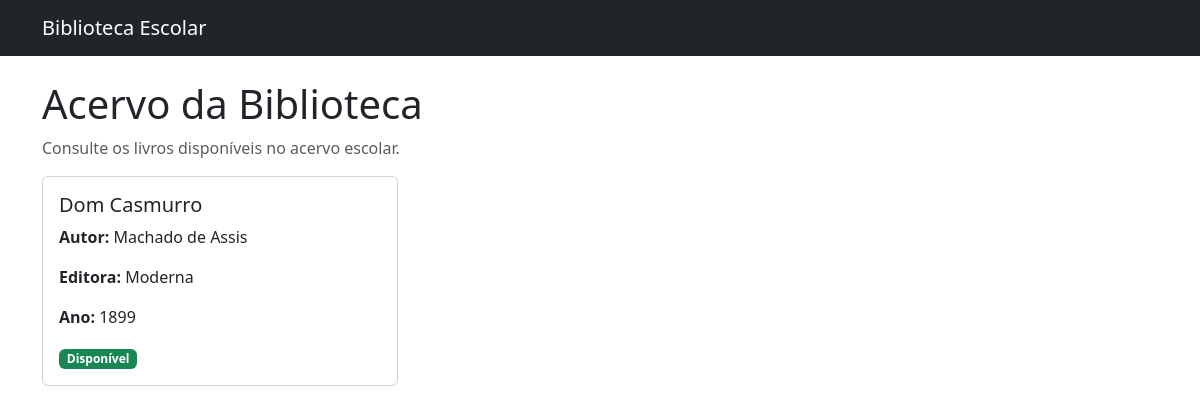
/, run on an earlier commit of the app's database.
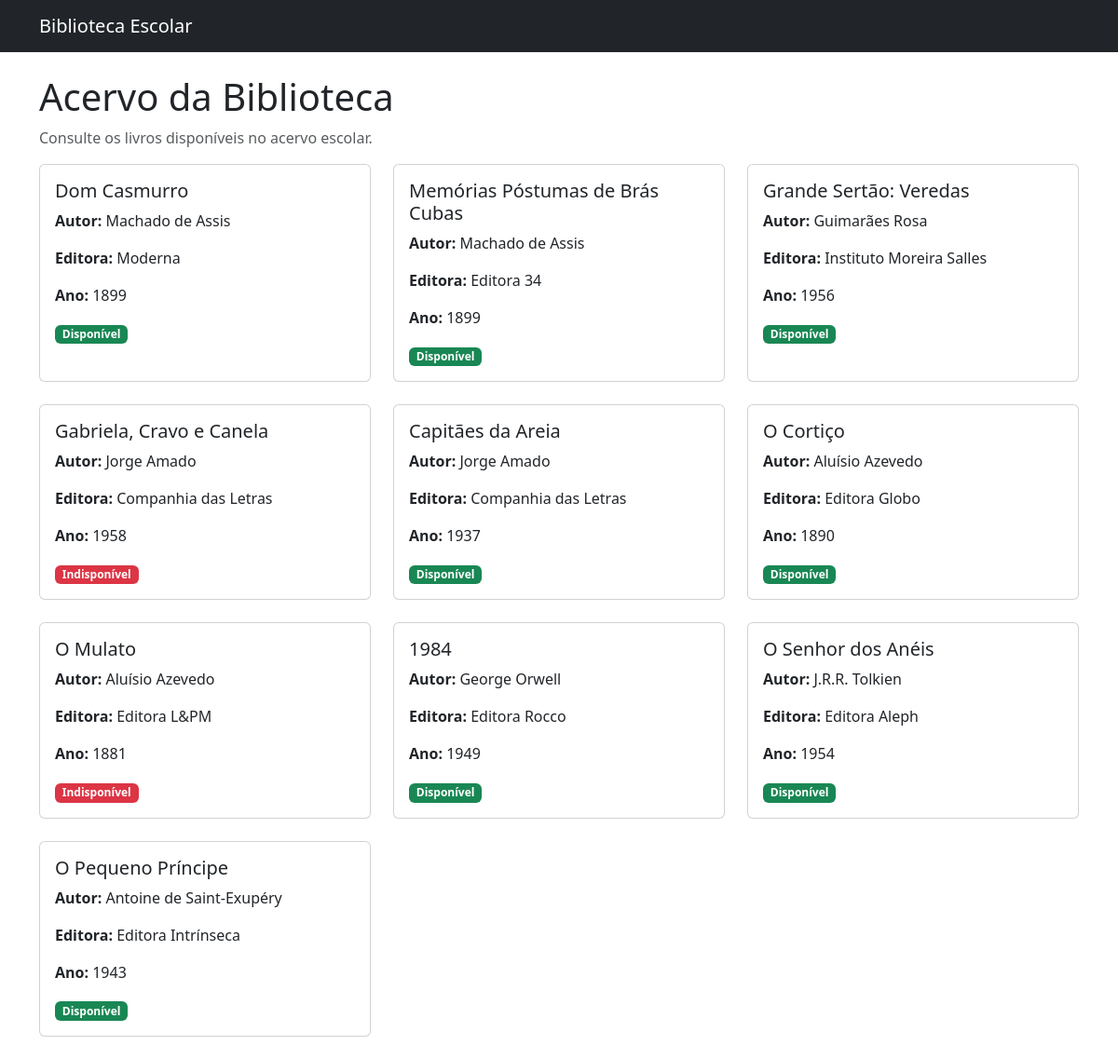
And on a later commit of the database.
### livros/models.py (models this page shows, shortened)
class Livro(models.Model):
    titulo = models.CharField(max_length=200)
    autor = models.CharField(max_length=150)
    editora = models.CharField(max_length=100)
    ano_publicacao = models.IntegerField()
    isbn = models.CharField(max_length=20, unique=True)
    disponivel = models.BooleanField(default=True)

### livros/views.py (the view)
def lista_livros(request):
    livros = Livro.objects.all()
    return render(
        request,
        'livros/lista_livros.html',
        {'livros': livros}
    )

### livros/templates/livros/lista_livros.html (shortened to what this page needs)
<!DOCTYPE html>
<html lang="pt-br">
<head>
    <link href="https://cdn.jsdelivr.net/npm/bootstrap@5.3.3/dist/css/bootstrap.min.css" rel="stylesheet">
</head>
<body>
<nav class="navbar navbar-dark bg-dark">
    <div class="container">
        <a class="navbar-brand" href="/">
            Biblioteca Escolar
        </a>
    </div>
</nav>
<main class="container mt-4">
    <h1>Acervo da Biblioteca</h1>
    <p class="text-muted">
        Consulte os livros disponíveis no acervo escolar.
    </p>
    <div class="row">
        {% for livro in livros %}
        <div class="col-md-4 mb-4">
            <div class="card h-100">
                <div class="card-body">
                    <h5 class="card-title">
                        {{ livro.titulo }}
                    </h5>
                    <p class="card-text">
                        <strong>Autor:</strong>
                        {{ livro.autor }}
                    </p>
                    <p class="card-text">
                        <strong>Editora:</strong>
                        {{ livro.editora }}
                    </p>
                    <p class="card-text">
                        <strong>Ano:</strong>
                        {{ livro.ano_publicacao }}
                    </p>
                    {% if livro.disponivel %}
                        <span class="badge bg-success">
                            Disponível
                        </span>
                    {% else %}
                        <span class="badge bg-danger">
                            Indisponível
                        </span>
                    {% endif %}
                </div>
            </div>
        </div>
        {% empty %}
        <p>Nenhum livro cadastrado.</p>
        {% endfor %}
    </div>
</main>
</body>
</html>

What changed in the data, as far as the page shows it:
added Livro: titulo "Memórias Póstumas de Brás Cubas", autor "Machado de Assis", editora "Editora 34", ano_publicacao "1899", disponivel "Disponível"
added Livro: titulo "Grande Sertão: Veredas", autor "Guimarães Rosa", editora "Instituto Moreira Salles", ano_publicacao "1956", disponivel "Disponível"
added Livro: titulo "Gabriela, Cravo e Canela", autor "Jorge Amado", editora "Companhia das Letras", ano_publicacao "1958", disponivel "Indisponível"
added Livro: titulo "Capitães da Areia", autor "Jorge Amado", editora "Companhia das Letras", ano_publicacao "1937", disponivel "Disponível"
added Livro: titulo "O Cortiço", autor "Aluísio Azevedo", editora "Editora Globo", ano_publicacao "1890", disponivel "Disponível"
added Livro: titulo "O Mulato", autor "Aluísio Azevedo", editora "Editora L&PM", ano_publicacao "1881", disponivel "Indisponível"
added Livro: titulo "1984", autor "George Orwell", editora "Editora Rocco", ano_publicacao "1949", disponivel "Disponível"
added Livro: titulo "O Senhor dos Anéis", autor "J.R.R. Tolkien", editora "Editora Aleph", ano_publicacao "1954", disponivel "Disponível"
added Livro: titulo "O Pequeno Príncipe", autor "Antoine de Saint-Exupéry", editora "Editora Intrínseca", ano_publicacao "1943", disponivel "Disponível"
